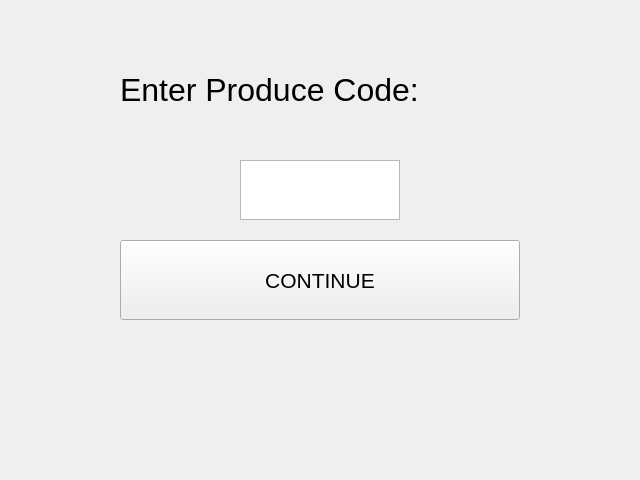
<?xml version="1.0" encoding="UTF-8"?>
<ui version="4.0">
 <class>Dialog</class>
 <widget class="QDialog" name="Dialog">
  <property name="geometry">
   <rect>
    <x>0</x>
    <y>0</y>
    <width>640</width>
    <height>480</height>
   </rect>
  </property>
  <property name="windowTitle">
   <string>Dialog</string>
  </property>
  <widget class="QTextEdit" name="textEdit">
   <property name="geometry">
    <rect>
     <x>240</x>
     <y>160</y>
     <width>160</width>
     <height>60</height>
    </rect>
   </property>
   <property name="html">
    <string>&lt;!DOCTYPE HTML PUBLIC &quot;-//W3C//DTD HTML 4.0//EN&quot; &quot;http://www.w3.org/TR/REC-html40/strict.dtd&quot;&gt;
&lt;html&gt;&lt;head&gt;&lt;meta name=&quot;qrichtext&quot; content=&quot;1&quot; /&gt;&lt;style type=&quot;text/css&quot;&gt;
p, li { white-space: pre-wrap; }
&lt;/style&gt;&lt;/head&gt;&lt;body style=&quot; font-family:'MS Shell Dlg 2'; font-size:7.8pt; font-weight:400; font-style:normal;&quot;&gt;
&lt;p align=&quot;center&quot; style=&quot;-qt-paragraph-type:empty; margin-top:0px; margin-bottom:0px; margin-left:0px; margin-right:0px; -qt-block-indent:0; text-indent:0px;&quot;&gt;&lt;br /&gt;&lt;/p&gt;&lt;/body&gt;&lt;/html&gt;</string>
   </property>
  </widget>
  <widget class="QLabel" name="label">
   <property name="geometry">
    <rect>
     <x>120</x>
     <y>40</y>
     <width>400</width>
     <height>100</height>
    </rect>
   </property>
   <property name="font">
    <font>
     <pointsize>24</pointsize>
    </font>
   </property>
   <property name="text">
    <string>Enter Produce Code:</string>
   </property>
  </widget>
  <widget class="QPushButton" name="pushButton_2">
   <property name="geometry">
    <rect>
     <x>120</x>
     <y>240</y>
     <width>400</width>
     <height>80</height>
    </rect>
   </property>
   <property name="font">
    <font>
     <pointsize>16</pointsize>
    </font>
   </property>
   <property name="text">
    <string>CONTINUE</string>
   </property>
   <property name="autoDefault">
    <bool>false</bool>
   </property>
  </widget>
 </widget>
 <resources/>
 <connections/>
</ui>
